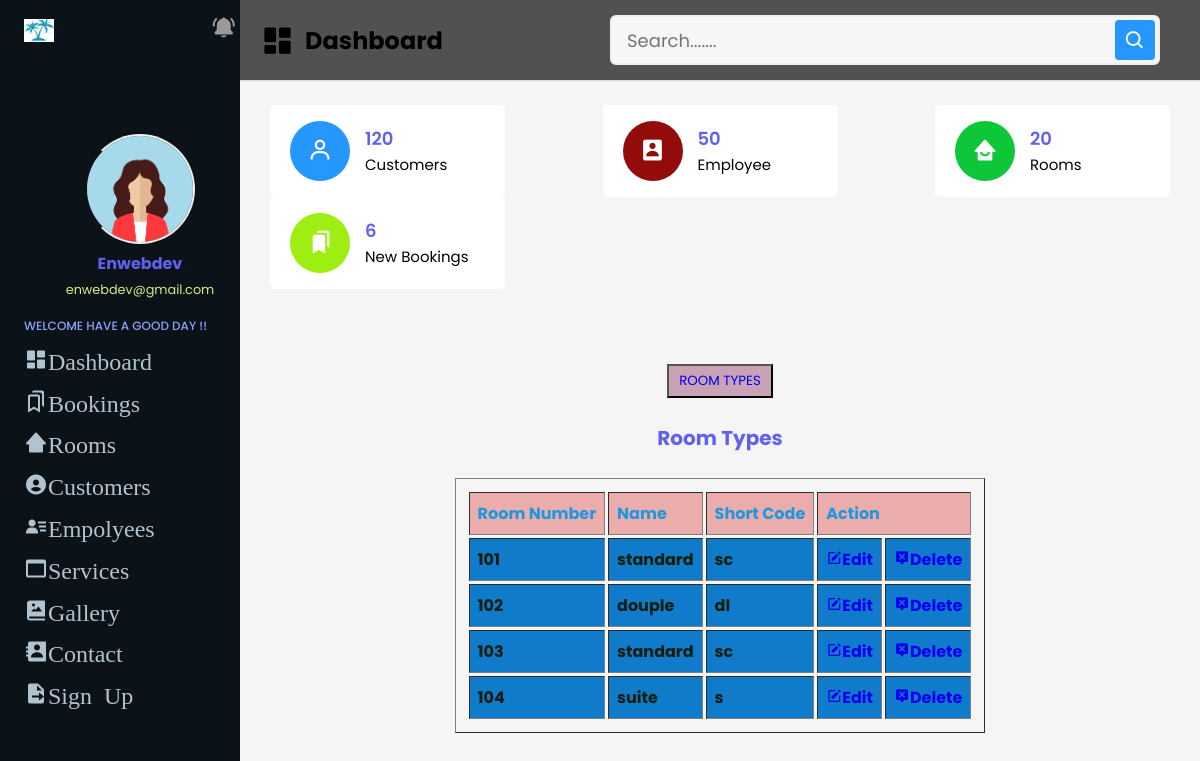
Screenshot of /admin/rview.php (signed in) with the database file from the repository.
### tables this page shows
CREATE TABLE `rooms` (
  `room_no` int(11) NOT NULL,
  `r_type` varchar(50) NOT NULL,
  `s_code` varchar(10) NOT NULL
);

### admin/rview.php (the view, shortened to what this page needs)
<?php
  require('inc/db_config.php');
?>
<!DOCTYPE html>
<html lang="en">
   <head>
    <?php require('inc/links.php') ?>
  </head>
  <body class="bg-light">
    <?php require('inc/header.php');?>
    <br><br><br>
    <center>
    <button type="button" class="btn btn-dark shadow-none text-center"><a href="rooms.php">ROOM TYPES</a></button>
    </center>
    <div class="content">
         <center>
            <br>
            <h3><u>Room Types</u></h3><br>
            <table border="1px" cellpadding="10px" cellspacing="3">
            <tr>
              <th>Room Number</th>
              <th>Name</th>
              <th>Short Code</th>
              <th colspan="2">Action</th>
            </tr>
            <?php
            $sql ="SELECT * FROM rooms";
            $res= mysqli_query($con,$sql);
            $result=mysqli_num_rows($res);
            if($result){
              while($row = mysqli_fetch_array($res)){
                ?>
               <tr>
                 <td><?php echo $row['room_no'];?></td>
                 <td><?php echo $row['r_type'];?></td>
                 <td><?php echo $row['s_code'];?></td>
                 <td><a href="rupdate.php?room_no=<?php echo $row['room_no'];?>"><i class='bx bxs-edit'></i>Edit</a></td>
                 <td><a onclick="return confirm('Are you sure, you want to delete?')" href="rdelete.php?room_no=<?php echo $row['room_no'];?>"><i class='bx bxs-message-alt-x'></i>Delete</a></td>
                </tr>
               <?php
              }
              }
              ?>
           </table>
            <br><br>
          </center>
    </div>
  </body>
</html>

### admin/style.css (style rules this page uses)
:root { --main:orange; --bg:#0B1218; --bg-body:#131D28; }
* { margin: 0; padding: 0; text-decoration: none; list-style-type: none; box-sizing: border-box; font-family: 'Poppins' ,sans-serif; }
h3 { font-size: 20px; color: rgb(97, 97, 239); }
.btn { background:rgb(202, 162, 181); color: rgb(107, 83, 83); padding: 5px 10px; text-align: center; }
table { padding: 10px; }
th { text-align: left; padding: 8px; color: rgb(30, 151, 225); background: rgb(235, 172, 172); }
td { text-align: left; padding: 8px; color: rgb(14, 30, 14); background: rgb(17, 123, 203); font-weight: bold; }

### rows the page displays
rooms: room_no "101", r_type "standard", s_code "sc"
rooms: room_no "102", r_type "douple", s_code "dl"
rooms: room_no "103", r_type "standard", s_code "sc"
rooms: room_no "104", r_type "suite", s_code "s"
